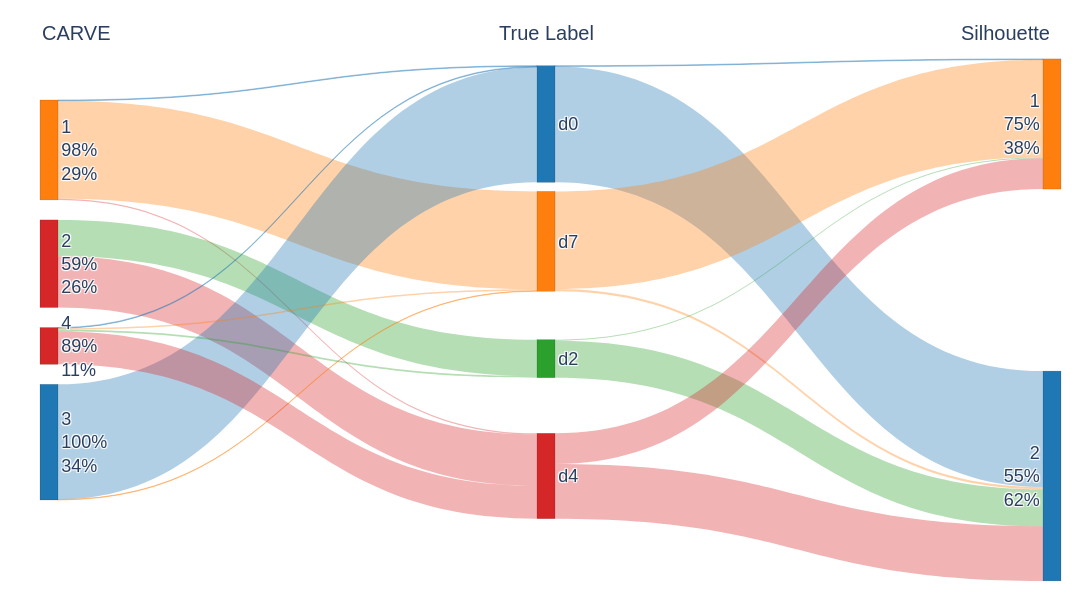

Notebook cell for this chart:
### Code cell
# Spectral labels with gamma=5%-quantile of sqeuclidean distances, as suggested by silhouette
silhouette_labels = SpectralClustering(n_clusters=2, gamma=gamma_005, random_state=RANDOM_SEED).fit_predict(X)

# Spectral, k=7 –– as suggested by CARVE generalizability 
# carve_labels = carve.get_labels(measure="generalizability", rule="1se")
carve_labels = AgglomerativeClustering(n_clusters=4, linkage="ward").fit_predict(X)

fig = alluvial_compare(
    y_true=y,
    left_labels=carve_labels,
    right_labels=silhouette_labels,
    left_title="CARVE",
    right_title="Silhouette",
    true_title="True Label",
    palette_name="tab10",
    link_alpha=0.35, 
    font_size=18, 
    title_y=1.2
)

fig.show()

### Figure 1 — Plotly figure (JSON) as saved in the notebook; plotly's stock layout.template omitted (floating-point values rounded to 4 significant figures)
{"data": [{"arrangement": "fixed", "link": {"color": ["rgba(31,119,180,0.35)", "rgba(255,127,14,0.35)", "rgba(214,39,40,0.35)", "rgba(44,160,44,0.35)", "rgba(214,39,40,0.35)", "rgba(31,119,180,0.35)", "rgba(255,127,14,0.35)", "rgba(31,119,180,0.35)", "rgba(255,127,14,0.35)", "rgba(44,160,44,0.35)", "rgba(214,39,40,0.35)", "rgba(31,119,180,0.35)", "rgba(31,119,180,0.35)", "rgba(255,127,14,0.35)", "rgba(255,127,14,0.35)", "rgba(44,160,44,0.35)", "rgba(44,160,44,0.35)", "rgba(214,39,40,0.35)", "rgba(214,39,40,0.35)"], "source": [0, 0, 0, 1, 1, 2, 2, 3, 3, 3, 3, 4, 4, 5, 5, 6, 6, 7, 7], "target": [4, 5, 7, 6, 7, 4, 5, 4, 5, 6, 7, 8, 9, 8, 9, 8, 9, 8, 9], "value": [3, 391, 5, 145, 205, 460, 2, 3, 6, 7, 131, 3, 463, 390, 9, 4, 148, 123, 218]}, "node": {"color": ["#ff7f0e", "#d62728", "#1f77b4", "#d62728", "#1f77b4", "#ff7f0e", "#2ca02c", "#d62728", "#ff7f0e", "#1f77b4"], "label": ["1<br>98%<br>29%", "2<br>59%<br>26%", "3<br>100%<br>34%", "4<br>89%<br>11%", "d0", "d7", "d2", "d4", "1<br>75%<br>38%", "2<br>55%<br>62%"], "line": {"color": "rgba(0,0,0,0.25)", "width": 0.5}, "pad": 20, "thickness": 18, "x": [0, 0, 0, 0, 0.5, 0.5, 0.5, 0.5, 1, 1], "y": [0.06, 0.3533, 0.6467, 0.94, 0.06, 0.3533, 0.6467, 0.94, 0.06, 0.94]}, "type": "sankey"}], "layout": {"annotations": [{"font": {"size": 20}, "showarrow": false, "text": "CARVE", "x": 0, "xref": "paper", "y": 1.2, "yref": "paper"}, {"font": {"size": 20}, "showarrow": false, "text": "True Label", "x": 0.5, "xref": "paper", "y": 1.2, "yref": "paper"}, {"font": {"size": 20}, "showarrow": false, "text": "Silhouette", "x": 1, "xref": "paper", "y": 1.2, "yref": "paper"}], "font": {"family": "Arial", "size": 18}, "height": 600, "margin": {"b": 100, "l": 40, "r": 40, "t": 100}, "paper_bgcolor": "white", "plot_bgcolor": "white", "width": 1200}}
